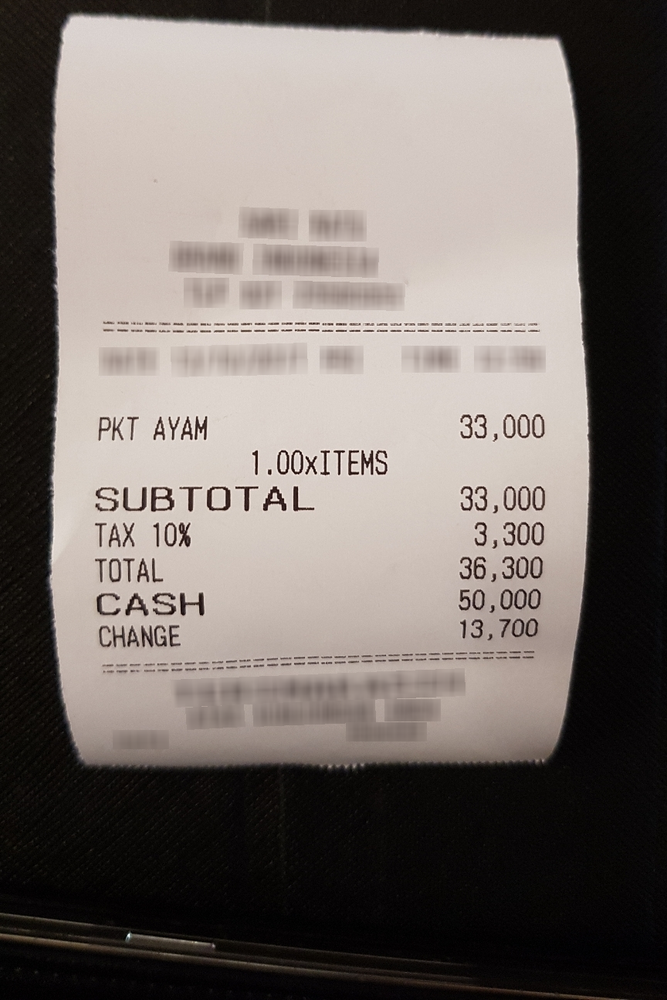
#> input picture ocr/images/receipt2.png, 667 x 1000 px, shrunk from 864 x 1296 before the run
$ python -i image_processing.py   (imports and definitions only)
#> lines starting #> are read from the running program, lines starting #| are printed output that depends on the picture; after the words box and inside, x2 and y2 are one past the last pixel; in counts of white or black regions, pixels touching at a corner belong together
#> in scan, img is the input picture: shape (1000, 667, 3); mean B, G, R 106.7, 111.2, 119.2
import pytesseract
import cv2
from imutils.perspective import four_point_transform
import re
import difflib

def simplifyContourFurther(contour, cornerCount=4):
    """
    Tries to find epsilon such that new simplified contour have specified corner count,
    returns unchanged contour on fail, else simplified contour
    """
    i, maxIterations = 0, 100
    lowerBound, upperBound = 0., 1.
    perimeter = cv2.arcLength(contour, closed=True)

    while True:
        i+=1
        if i > maxIterations:
            return contour

        k = (lowerBound+upperBound)/2
        eps = k * perimeter
        approx = cv2.approxPolyDP(contour, eps, closed= True)
        if len(approx) > cornerCount:
            lowerBound = (lowerBound+upperBound)/2.0
        elif len(approx) < cornerCount:
            upperBound = (lowerBound+upperBound)/2.0
        else:
            return approx


def findDocumentContour(img):
    """
    Finds contour of a scanned document, returns contour and thresholded image
    """
    imgGray = cv2.cvtColor(img, cv2.COLOR_BGR2GRAY)
    #blurring imgae to remove noise before thresholding
    imgBlur = cv2.GaussianBlur(imgGray, (5,5), 0)
    #calculating threshold of an image using Otsu method
    _, threshold = cv2.threshold(imgBlur,0,255,cv2.THRESH_BINARY + cv2.THRESH_OTSU)
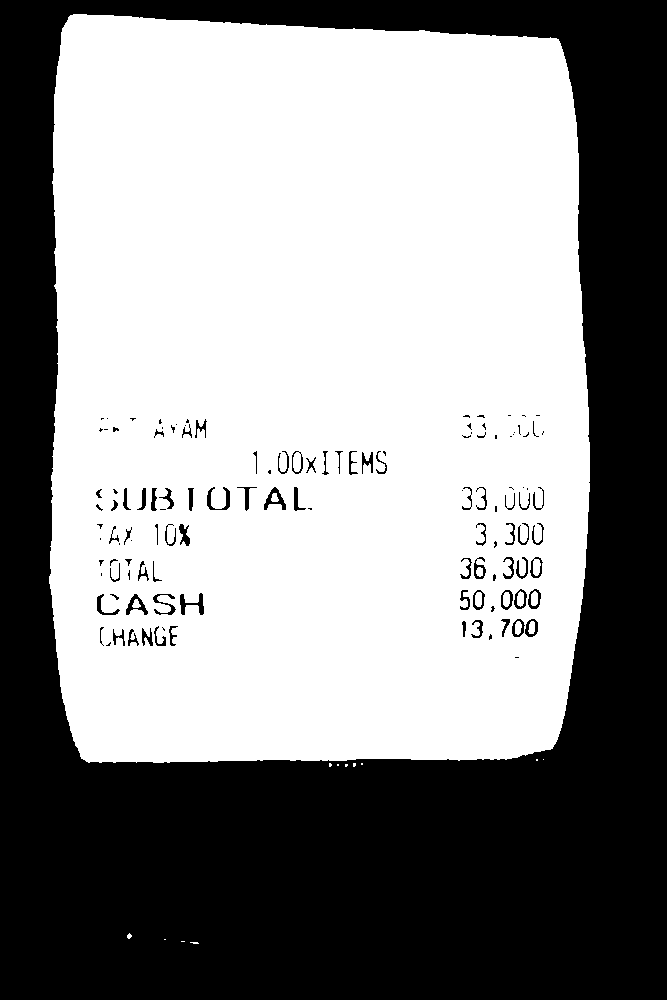
#> threshold: shape (1000, 667); 56.6% white; 124 black regions (54 under 20 px)

    #detecting contours: contour - list of points that enclose an object
    contours, _ = cv2.findContours(threshold, cv2.RETR_LIST, cv2.CHAIN_APPROX_SIMPLE)
#> contours = 175 contours, 78 with area under 20; largest, box (x1, y1, x2, y2) and area: (49, 14, 590, 763) 382012, (263, 486, 287, 511) 292, (179, 592, 205, 616) 268, (125, 593, 149, 616) 265, (206, 486, 231, 511) 250
    #sorting contours by their area - largest first
    contoursSorted = sorted(contours, key=cv2.contourArea, reverse=True)
#> contoursSorted has the same summary as contours

    for contour in contoursSorted:
        area = cv2.contourArea(contour)
        if area > 1000:
            #perimeter of closed contour
            perimeter= cv2.arcLength(contour, True)
            #calculating approximated contour
            approxContour = cv2.approxPolyDP(curve=contour, epsilon=0.02 * perimeter, closed= True)
            if len(approxContour) > 4:
                #if contour is still not simplified enough we try to bissect epsilon till it is
                newApproxContour = simplifyContourFurther(approxContour)
                if len(newApproxContour) != 4:
                    continue
                else:
                    return newApproxContour

            elif len(approxContour) == 4:
                return approxContour
            else:
                continue
#> this loop made 1 pass
#> (area, approxContour) on pass 1: (382012.5, [[70, 15], [81, 758], [552, 748], [558, 39]])
    return None

def covert2Gray(img):
    imgGray = cv2.cvtColor(img, cv2.COLOR_BGR2GRAY)
    _, threshold = cv2.threshold(imgGray,0,255,cv2.THRESH_BINARY + cv2.THRESH_OTSU)
    return threshold

def scan(image):
    img = cv2.imread(image)

    documentContour = findDocumentContour(img)
#> documentContour = [[70, 15], [81, 758], [552, 748], [558, 39]]

    imgWarped = four_point_transform(img, documentContour.reshape(4,2))
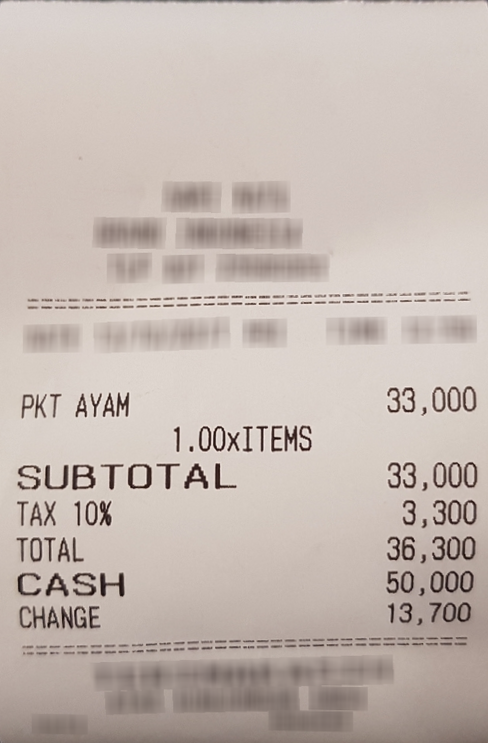
#> imgWarped: shape (743, 488, 3); mean B, G, R 177.8, 184.7, 196.8
    # Cutting 50 pixels from the top, sometimes the image has black pixels at the top because of eg. folded receipt
    imgWarped = imgWarped[50:imgWarped.shape[0], 0:imgWarped.shape[1]]
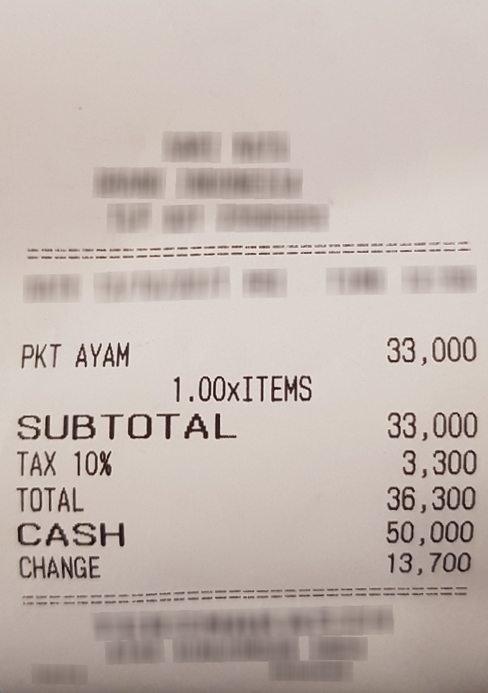
#> imgWarped: shape (693, 488, 3); mean B, G, R 176.2, 183.3, 195.7

    # calculating new threshold for receipt without backround
    imgWarped = covert2Gray(imgWarped)
#> in covert2Gray, `_, threshold = cv2.threshold(imgGray,0,255,cv2.THRESH_BINARY + cv2.THR..`:
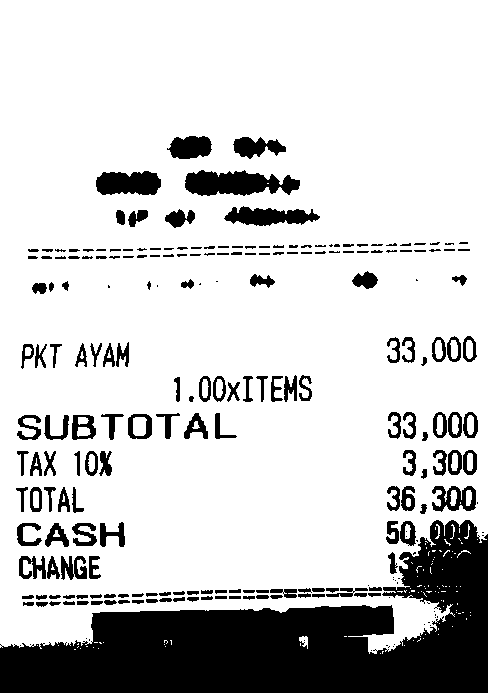
#> threshold: shape (693, 488); 80.7% white; 234 black regions (48 under 20 px), largest, box (x1, y1, x2, y2) and area: (0, 520, 488, 693) 41706, (185, 170, 300, 196) 2080, (96, 171, 161, 195) 1295

    options = "--psm 6"
#> (the run stopped early here; a loop or call above may not have finished)
